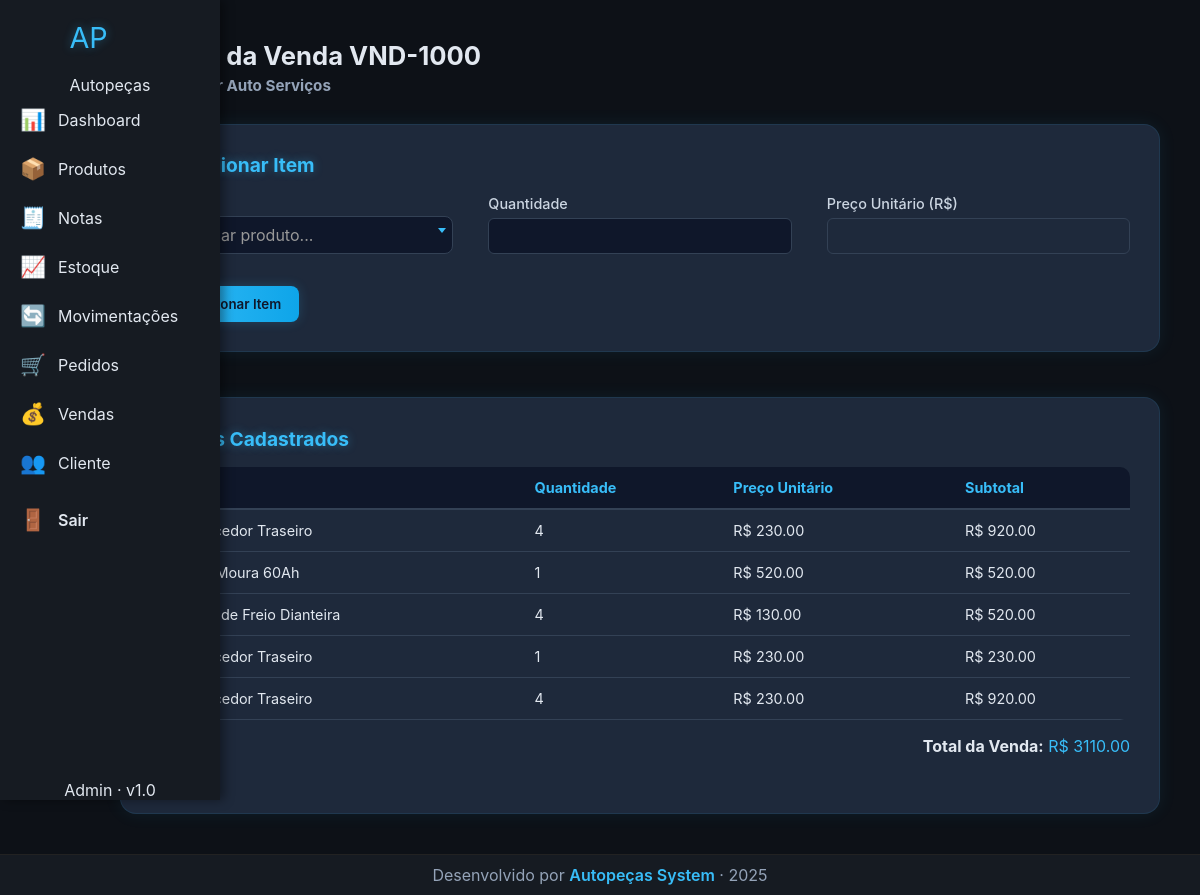
Page /itens_venda/1 (signed in) on the committed database.
### models.py (models this page shows, shortened)
class Venda(db.Model):
    id = db.Column(db.Integer, primary_key=True)
    numero = db.Column(db.String(20), nullable=False)
    cliente = db.Column(db.String(100), nullable=False)
    data = db.Column(db.Date, nullable=False)
    valor_total = db.Column(db.Float, default=0.0)
    nota_id = db.Column(db.Integer, db.ForeignKey("nota.id"), nullable=True)
    itens = db.relationship("ItemVenda", backref="venda", lazy=True)

class ItemVenda(db.Model):
    id = db.Column(db.Integer, primary_key=True)
    venda_id = db.Column(db.Integer, db.ForeignKey("venda.id"), nullable=False)
    produto_id = db.Column(db.Integer, db.ForeignKey("produto.id"), nullable=False)
    quantidade = db.Column(db.Integer, nullable=False)
    preco_unitario = db.Column(db.Float, nullable=False)
    subTotal = db.Column(db.Float, nullable=False)
    produto = db.relationship("Produto")

class Produto(db.Model):
    id = db.Column(db.Integer, primary_key=True)
    codigo = db.Column(db.String(20), nullable=False)
    descricao = db.Column(db.String(100), nullable=False)
    marca = db.Column(db.String(50))
    aplicacao = db.Column(db.String(100))
    preco_compra = db.Column(db.Float, nullable=False)
    preco_venda = db.Column(db.Float, nullable=False)
    estoque_atual = db.Column(db.Integer, default=0)
    itens = db.relationship("ItemNota", backref="produto", lazy=True)
    movimentacoes = db.relationship("Movimentacao", backref="produto", lazy=True)

### app.py (the view, shortened to what this page needs)
@app.route("/itens_venda/<int:venda_id>", methods=["GET", "POST"])
@login_required
def itens_venda(venda_id):
    venda = Venda.query.get_or_404(venda_id)
    produtos = Produto.query.all()
    itens = ItemVenda.query.filter_by(venda_id=venda.id).all()
    return render_template(
        "pages/vendas/itens.html", venda=venda, produtos=produtos, itens=itens
    )

### app.py (called while the page is built)
@app.context_processor
def inject_globals():
    return {
        "current_year": datetime.now().year,
        "user": session.get("user"),
    }

def login_required(f):
    @wraps(f)
    def decorated(*args, **kwargs):
        if "user" not in session:
            return redirect(url_for("login"))
        return f(*args, **kwargs)
    return decorated

### templates/pages/vendas/itens.html (shortened to what this page needs)
{% extends 'base.html' %}
{% set css = 'forms.css' %}
{% set script = 'itens_nota.js' %}
{% block content %}
<header class="page-header">
  <h1>🧾 Itens da Venda {{ venda.numero }}</h1>
  <p class="muted">Cliente: <b>{{ venda.cliente }}</b></p>
</header>
<div class="grid-container">
  <div class="card">
    <h2>🛒 Adicionar Item</h2>
    <form method="POST" id="form-item" class="form-grid">
      <div class="form-group">
        <label>Produto</label>
      </div>
      <div class="form-group">
        <label>Quantidade</label>
        <input type="number" name="quantidade" min="1" required>
      </div>
      <div class="form-group">
        <label>Preço Unitário (R$)</label>
        <input type="number" step="0.01" name="preco_unitario" id="preco_unitario" readonly
          style="background:#1e293b;cursor:not-allowed" required>
      </div>
      <div class="form-actions">
        <button type="submit" class="btn-primary">➕ Adicionar Item</button>
      </div>
    </form>
  </div>
  <div class="card">
    <h2>📋 Itens Cadastrados</h2>
    <table class="data-table">
      <thead>
        <tr>
          <th>Produto</th>
          <th>Quantidade</th>
          <th>Preço Unitário</th>
          <th>Subtotal</th>
        </tr>
      </thead>
      <tbody>
        {% for item in itens %}
        <tr>
          <td>{{ item.produto.descricao }}</td>
          <td>{{ item.quantidade }}</td>
          <td>R$ {{ "%.2f"|format(item.preco_unitario) }}</td>
          <td>R$ {{ "%.2f"|format(item.subTotal) }}</td>
        </tr>
        {% else %}
        <tr>
          <td colspan="4" style="text-align:center;color:#94a3b8;">Nenhum item adicionado ainda.</td>
        </tr>
        {% endfor %}
      </tbody>
    </table>
    <div style="margin-top:1rem; text-align:right;">
      <p><strong>Total da Venda:</strong>
        <span style="color:#38bdf8;">R$ {{ "%.2f"|format(venda.valor_total) }}</span>
      </p>
    </div>
    <div class="form-actions" style="text-align:left;">
      <a href="{{ url_for('vendas') }}" class="btn-action" style="color:#38bdf8;">← Voltar</a>
    </div>
  </div>
</div>
{% endblock %}

### static/css/style.css (style rules this page uses)
:root { --bg: #0d1117; --sidebar: #161b22; --card: #1e2632; --primary: #38bdf8; --text: #e2e8f0; --muted: #94a3b8; --glow: 0 0 10px rgba(56, 189, 248, 0.4); --radius: 12px; }
* { box-sizing: border-box; margin: 0; padding: 0; font-family: "Inter", sans-serif; }
body { background-color: var(--bg); color: var(--text); display: flex; flex-direction: column; min-height: 100vh; }
h2 { margin-bottom: 25px; font-size: 1.8rem; text-shadow: var(--glow); }

### static/css/forms.css (style rules this page uses)
.page-header { margin-bottom: 1.8rem; }
.page-header h1 { font-size: 1.6rem; color: #e2e8f0; margin-bottom: 0.3rem; }
.page-header .muted { color: #94a3b8; font-size: 0.95rem; }
.grid-container { display: flex; flex-direction: column; gap: 2.8rem; }
.card { background: #1e293b; padding: 1.8rem; border-radius: 16px; border: 1px solid rgba(56, 189, 248, 0.1); box-shadow: 0 0 18px rgba(56, 189, 248, 0.08); transition: transform 0.2s ease, box-shadow 0.3s ease; }
.card h2 { margin-bottom: 1rem; color: #38bdf8; font-size: 1.2rem; }
.form-grid { display: grid; grid-template-columns: repeat(auto-fit, minmax(240px, 1fr)); gap: 1.5rem 2.2rem; align-items: end; }
.form-group { display: flex; flex-direction: column; }
.form-group label { margin-bottom: 6px; color: #cbd5e1; font-size: 0.9rem; font-weight: 500; }
.form-group input, .form-group select { height: 36px; padding: 6px 10px; border-radius: 6px; border: 1px solid #334155; background: #0f172a; color: #e2e8f0; font-size: 0.9rem; transition: all 0.2s ease; }
.btn-primary { background: linear-gradient(90deg, #38bdf8, #0ea5e9); color: #0f172a; padding: 10px 18px; border: none; border-radius: 8px; font-weight: 600; cursor: pointer; transition: all 0.3s ease; box-shadow: 0 0 12px rgba(56, 189, 248, 0.2); margin-top: 8px; }
.data-table, .modern-table { width: 100%; border-collapse: collapse; color: #e2e8f0; font-size: 0.9rem; border-radius: 10px; overflow: hidden; }
.data-table th, .modern-table th { background: #0f172a; color: #38bdf8; text-align: left; padding: 12px 14px; border-bottom: 2px solid #334155; }
.data-table td, .modern-table td { padding: 12px 14px; border-bottom: 1px solid #334155; }
.btn-action { display: inline-block; padding: 6px 10px; border-radius: 6px; font-weight: 600; font-size: 0.85rem; text-decoration: none; transition: all 0.2s ease; margin-right: 6px; }

### rows in the picture
Venda: numero "VND-1000", cliente "Super Auto Serviços", valor_total "3110.00"
ItemVenda: produto.descricao "Amortecedor Traseiro", quantidade "4", preco_unitario "230.00", subTotal "920.00"
ItemVenda: produto.descricao "Bateria Moura 60Ah", quantidade "1", preco_unitario "520.00", subTotal "520.00"
ItemVenda: produto.descricao "Pastilha de Freio Dianteira", quantidade "4", preco_unitario "130.00", subTotal "520.00"
ItemVenda: produto.descricao "Amortecedor Traseiro", quantidade "1", preco_unitario "230.00", subTotal "230.00"
ItemVenda: produto.descricao "Amortecedor Traseiro", quantidade "4", preco_unitario "230.00", subTotal "920.00"
